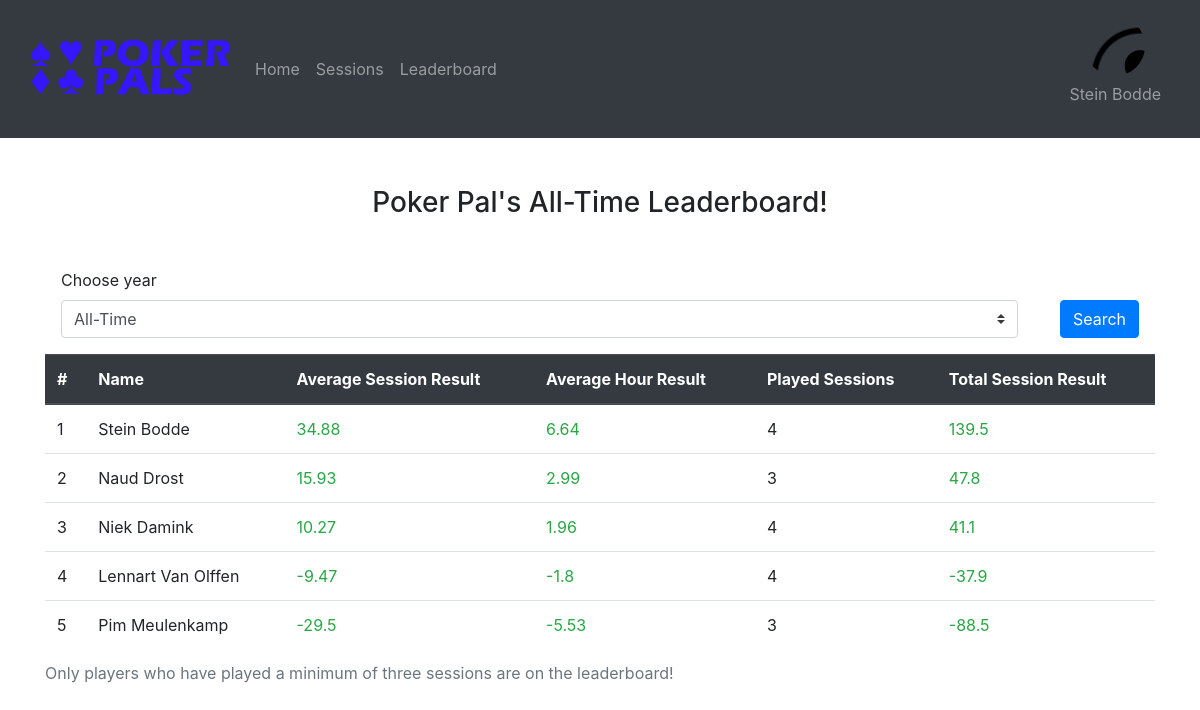
The page /leaderboard (signed in) on the database as committed earlier.
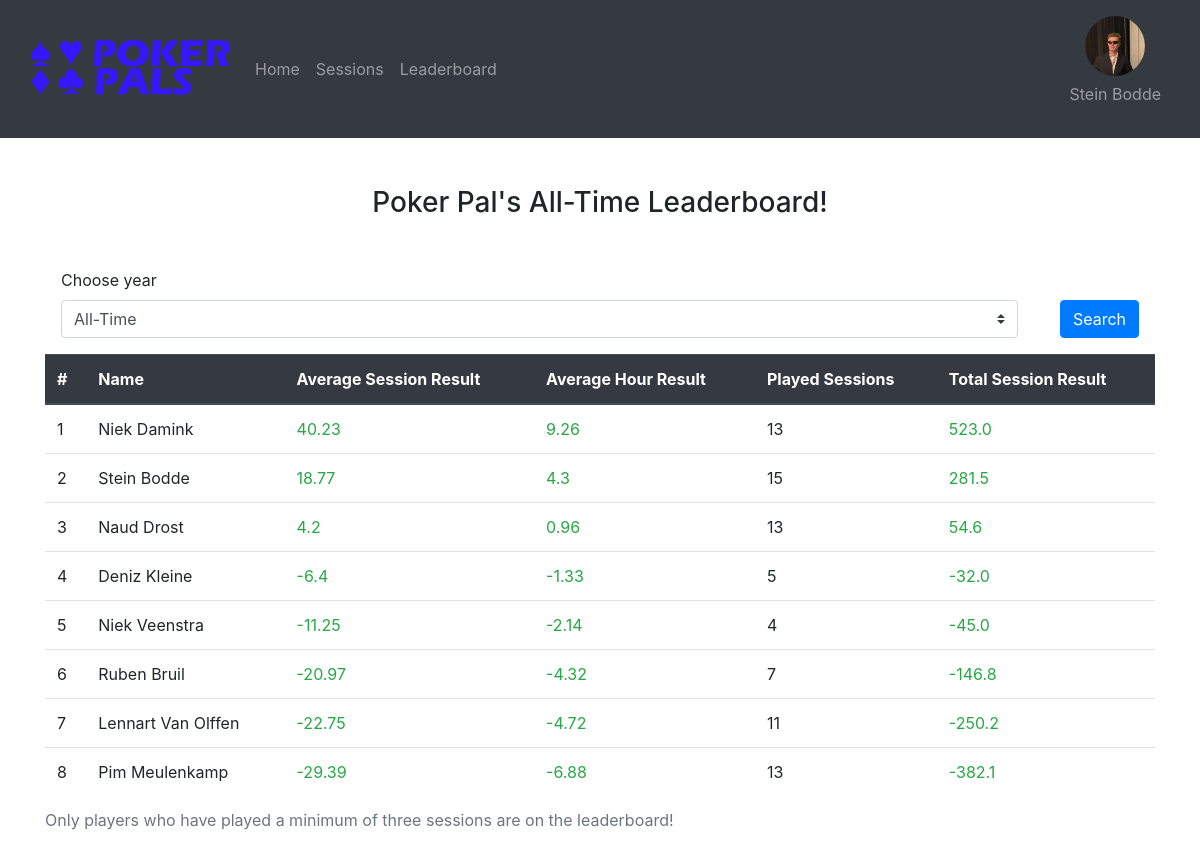
The same page on the database as committed later.
### website/database/models.py (models this page shows)
class User(db.Model, UserMixin):
    id = db.Column(db.Integer, primary_key=True)
    name = db.Column(db.String(150), unique=True)
    password = db.Column(db.String(150))
    imgURL = db.Column(db.String(10000))

### website/views.py (the view)
@views.route('/leaderboard', methods=['GET', 'POST'])
@login_required
def leaderboard():
    year = request.form.get("year")
    if request.method == "POST" and year != "all":
        leaderboard = leaderboardQueries.getLeaderboardPerYear(year)
        year = "Poker Pal's " + year + " Leaderboard!"
    else:
        leaderboard = leaderboardQueries.getLeaderboard()
        year = "Poker Pal's All-Time Leaderboard!"
    return render_template("leaderboard.html", user = current_user, leaderboard = leaderboard, dates = leaderboardQueries.getAllDates(), year=year)

### website/__init__.py (called while the page is built)
def create_app():
    app = Flask(__name__)
    app.config['SECRET_KEY'] = 'ksjdksajdk17HSSH2ssj88ss'
    app.config['SQLALCHEMY_DATABASE_URI'] = f'sqlite:///{DB_NAME}'
    db.init_app(app)
    from .views import views
    from .auth import auth
    from .admin import admin
    app.register_blueprint(views, url_prefix='/')
    app.register_blueprint(auth, url_prefix='/')
    app.register_blueprint(admin, url_prefix='/admin')
    from .database.models import User, Post
    create_database(app)
    login_manager = LoginManager()
    login_manager.login_view = 'auth.login'
    login_manager.init_app(app)
    @login_manager.user_loader
    def load_user(id):
        return User.query.get(int(id))
    return app

### website/database/leaderboardQueries.py (called while the page is built)
def getAllDates():
    distinct_years = db.session.query(func.substr(Session.date, -4)).distinct().all()
    return distinct_years

### website/templates/leaderboard.html (shortened to what this page needs)
{% extends "base.html" %} {% block title %}Leaderboard{% endblock %} {% block content %}
<div class="container mt-4 py-4">
  <h3 align="center">{{year}}</h3><br>
  <form method="POST">
    <div class="form-row align-items-center">
      <div class="col m-3">
        <label class="mr-sm-2" for="filter">Choose year</label>
        <select onchange="saveChoice(this);" class="custom-select mr-sm-2" name="year" id="year">
          <option id="-1" + i selected value="all">All-Time</option>
        </select>
      </div>
      <div class="col-auto m-3 mt-5">
        <button type="submit" class="btn btn-primary">Search</button>
      </div>
    </div>
  </form>
  <table class="table">
    <caption>Only players who have played a minimum of three sessions are on the leaderboard!</caption>
    <thead class="thead-dark">
      <tr>
        <th scope="col">#</th>
        <th scope="col">Name</th>
        <th scope="col">Average Session Result</th>
        <th scope="col">Average Hour Result</th>
        <th scope="col">Played Sessions</th>
        <th scope="col">Total Session Result</th>
      </tr>
    </thead>
    <tbody>
      {%for person in leaderboard%}
      <tr>
        <td>{{person[0]}}</td>
        <td>{{person[1]}}</td>
        <td name="number">{{person[2] | round(2)}}</td>
        <td name="number">{{person[3] | round(2)}}</td>
        <td>{{person[4]}}</td>
        <td name="number">{{person[5] | round(2)}}</td>
      </tr>
      {%endfor%}
    </tbody>
  </table>
</div>
{% endblock %}

### website/templates/base.html (shortened to what this page needs)
<!DOCTYPE html>
<html>
<head>
  <link rel="stylesheet" href="https://stackpath.bootstrapcdn.com/bootstrap/4.4.1/css/bootstrap.min.css"
 />
  <link rel="stylesheet" href="https://stackpath.bootstrapcdn.com/font-awesome/4.7.0/css/font-awesome.min.css"
 />
</head>
<body>
  {% if user.is_authenticated %}
  <nav class="navbar navbar-expand-lg navbar-dark bg-dark sticky-top">
    <div class="container-fluid">
      <a class="navbar-brand">
        <img src="{{url_for('static', filename='pictures/logo.png')}}" width="200px">
      </a>
      <div class="collapse navbar-collapse" id="navbarText">
        <ul class="navbar-nav me-auto mb-2 mb-lg-0">
          <li class="nav-item">
            <a class="nav-link" href="/">Home</a>
          </li>
          <li class="nav-item">
            <a class="nav-link" href="/sessions">Sessions</a>
          </li>
          <li class="nav-item">
            <a class="nav-link" href="/leaderboard">Leaderboard</a>
          </li>
        </ul>
        <ul class="navbar-nav ml-auto mb-2 mb-lg-0">
          <li class="nav-item">
            <a class="nav-link text-center" href="/account">
              <div class="circular--landscape-big">
                <div class="image-container">
                  <img src="{{url_for('static', filename= user.imgURL)}}">
                </div>
              </div>
              <p>{{user.name}}</p>
            </a>
      </div>
    </div>
  </nav>
  {% endif %}
  <div class="container-fluid">
    {% block content%}
    {% endblock %}
  </div>
</body>
</html>

Rows that differ between the two databases and show on the page:
changed User "Stein Bodde": imgURL: a different picture; id "1" → "2"; person "34.88" → "18.77"; person "6.64" → "4.3"; person "4" → "15"; person "139.5" → "281.5"
changed User "Niek Damink": person "3" → "1"; person "10.27" → "40.23"; person "1.96" → "9.26"; id "4" → "13"; person "41.1" → "523.0"; moves up the list
changed User "Naud Drost": person "2" → "3"; person "15.93" → "4.2"; person "2.99" → "0.96"; person "3" → "13"; person "47.8" → "54.6"
now on this page (row edited): User: person "4", name "Deniz Kleine", person "-6.4", person "-1.33", person "5", person "-32.0"
now on this page (row edited): User: person "5", name "Niek Veenstra", person "-11.25", person "-2.14", person "4", person "-45.0"
now on this page (row edited): User: person "6", name "Ruben Bruil", person "-20.97", person "-4.32", person "7", person "-146.8"
changed User "Lennart Van Olffen": person "4" → "7"; person "-9.47" → "-22.75"; person "-1.8" → "-4.72"; person "4" → "11"; person "-37.9" → "-250.2"
changed User "Pim Meulenkamp": person "5" → "8"; person "-29.5" → "-29.39"; person "-5.53" → "-6.88"; id "3" → "13"; person "-88.5" → "-382.1"
